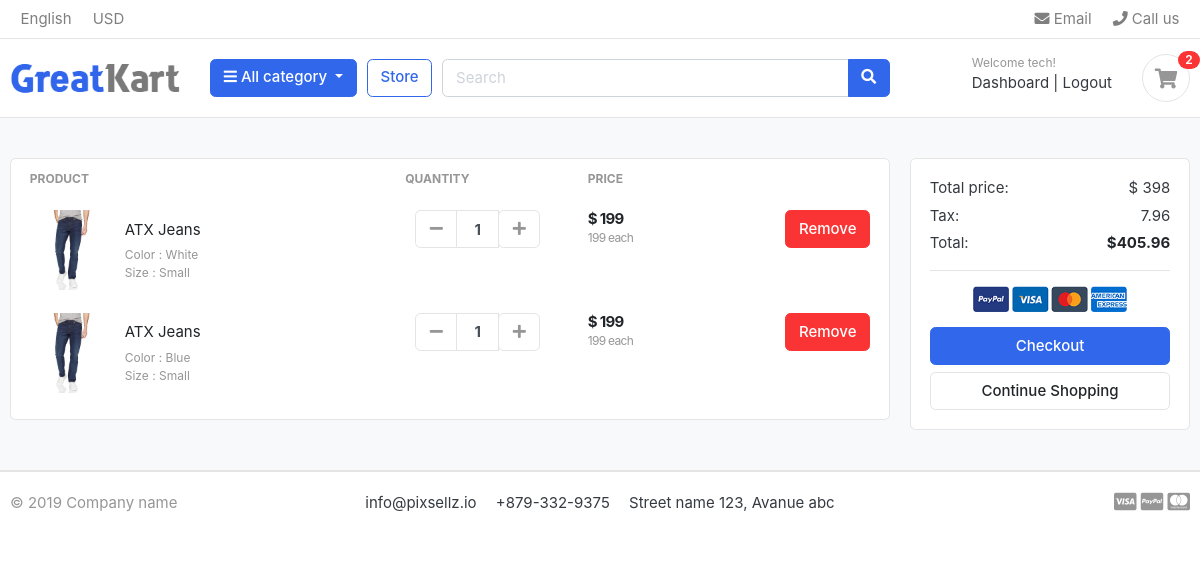
Page /cart/ (signed in) on the committed database.
### accounts/models.py (models this page shows, shortened)
class Account(AbstractBaseUser):
    first_name     = models.CharField(max_length= 50)
    last_name      = models.CharField(max_length= 50)
    username       = models.CharField(max_length= 50, unique= True)
    email          = models.EmailField(max_length=100, unique = True)
    phone_number   = models.CharField(max_length=50)
    date_joined    = models.DateTimeField(auto_now_add=True)
    last_login     = models.DateTimeField(auto_now=True)
    is_admin       = models.BooleanField(default= False)
    is_staff       = models.BooleanField(default=False)
    is_active      = models.BooleanField(default= False)
    USERNAME_FIELD  ='email'
    REQUIRED_FIELDS = ['username','first_name','last_name']
    objects = MyAccountManager()

### carts/models.py (models this page shows, shortened)
class CartItem(models.Model):
    user = models.ForeignKey(Account,on_delete=models.CASCADE,null= True,blank=True)
    product = models.ForeignKey(Product, on_delete=models.CASCADE)
    variations = models.ManyToManyField(Variation, blank = True)
    cart    =models.ForeignKey(Cart, on_delete=models.CASCADE,null=True)
    quantity= models.IntegerField()
    is_active = models.BooleanField(default=True)
    def sub_total(self):
        return self.product.price * self.quantity

### store/models.py (models this page shows, shortened)
class Product(models.Model):
    product_name    = models.CharField(max_length= 200, unique= True)
    slug            = models.SlugField(max_length= 200, unique = True)
    description     = models.TextField(max_length= 500, blank= True)
    price           = models.IntegerField()
    images          = models.ImageField(upload_to= 'photos/products')
    stock           = models.IntegerField()
    is_available    = models.BooleanField(default= True)
    category        = models.ForeignKey(Category, on_delete=models.CASCADE)
    created_date    = models.DateTimeField(auto_now_add=True)
    modified_date   = models.DateTimeField(auto_now= True)
    def get_url(self):
        return reverse('product_detail', args=[self.category.slug,self.slug])

class Variation(models.Model):
    product = models.ForeignKey(Product,on_delete=models.CASCADE)
    variation_category = models.CharField(max_length=100, choices = variation_category_choice)
    variation_value = models.CharField(max_length=100)
    is_active = models.BooleanField(default=True)
    created_date = models.DateTimeField(auto_now=True)
    objects = VariationManager()

### carts/views.py (the view)
# urls.py: path('',views.cart, name = 'cart'),
def cart(request,total = 0, quantity= 0, cart_items = None):
    try:
        tax = 0
        grand_total = 0
        if request.user.is_authenticated:
            cart_items = CartItem.objects.filter(user = request.user, is_active = True)
        else:
            cart = Cart.objects.get(cart_id = _cart_id(request))
            cart_items = CartItem.objects.filter(cart = cart, is_active = True)
        for cart_item in cart_items:
            total += (cart_item.product.price * cart_item.quantity)
            quantity += cart_item.quantity
        tax = (2 * total)/100
        grand_total = tax + total
    except ObjectDoesNotExist:
        pass
    context = {
        'total': total,
        'quantity': quantity,
        'cart_items': cart_items,
        'tax':tax,
        'grand_total':grand_total
    }
    return render(request,'store/cart.html', context)

### carts/context_processors.py (called while the page is built)
def counters(request):
    cart_count = 0
    if 'admin' in request.path:
        return {}
    else:
        try:
            cart = Cart.objects.filter(cart_id =_cart_id(request))
            if request.user.is_authenticated:
                cart_items = CartItem.objects.all().filter(user= request.user)
            else:
                cart_items = CartItem.objects.all().filter(cart = cart[:1])
            for cart_item in cart_items:
                cart_count += cart_item.quantity
        except Cart.DoesNotExist:
            cart_count = 0
    return dict( cart_count = cart_count )

### carts/views.py (called while the page is built)
def _cart_id(request):
    cart = request.session.session_key
    if not cart:
        cart = request.session.create()
    return cart

### category/context_processors.py (called while the page is built)
def menu_links(request):
    links=Category.objects.all()
    return dict(links =links)

### category/models.py (called while the page is built)
    def get_url(self):
        return reverse('products_by_category', args = [self.slug])

### templates/store/cart.html (shortened to what this page needs)
{% extends "base.html" %}
{% load static %}
{% block content%}
<section class="section-content padding-y bg">
<div class="container">
{% if not cart_items %}
    <h2 class = "text-center"> Your Shopping Cart is Empty</h2>
    <br>
    <div class ="text-center">
        <a href = "{% url 'store' %}" class="btn btn-primary block"> Continue Shopping </a>
{% else %}
<div class="row">
	<aside class="col-lg-9">
<div class="card">
<table class="table table-borderless table-shopping-cart">
<thead class="text-muted">
<tr class="small text-uppercase">
  <th scope="col">Product</th>
  <th scope="col" width="120">Quantity</th>
  <th scope="col" width="120">Price</th>
  <th scope="col" class="text-right" width="200"> </th>
</tr>
</thead>
<tbody>
{% for cart_item in cart_items %}
<tr>
	<td>
		<figure class="itemside align-items-center">
			<div class="aside"><img src="{{cart_item.product.images.url}}" class="img-sm"></div>
			<figcaption class="info">
				<a href="{{ cart_item.product.get_url }}" class="title text-dark">{{ cart_item.product.product_name}}</a>
				<p class="text-muted small">
					{% if cart_item.variations.all %}
						{% for item in cart_item.variations.all %}
							{{ item.variation_category | capfirst }} : {{ item.variation_value | capfirst }} <br>
						{% endfor %}
					{% endif %}
				</p>
			</figcaption>
		</figure>
	</td>
	<td>
					<div class="col">
						<div class="input-group input-spinner">
							<div class="input-group-prepend">
							<a href = "{% url 'remove_cart' cart_item.product.id cart_item.id %}"class="btn btn-light" type="button" id="button-plus"> <i class="fa fa-minus"></i> </a>
							</div>
							<input type="text" class="form-control"  value="{{cart_item.quantity}}">
							<div class="input-group-append">
								<form action="{% url 'add_cart' cart_item.product.id%}" method = "POST">
									<button  class="btn btn-light" type="submit" id="button-minus"> <i class="fa fa-plus"></i> </button>
								</form>
							</div>
						</div>
					</div>
	</td>
	<td>
		<div class="price-wrap">
			<var class="price">$ {{cart_item.sub_total}}</var>
			<small class="text-muted"> {{ cart_item.product.price }} each </small>
		</div>
	</td>
	<td class="text-right">
	<a href="{% url 'remove_cart_item' cart_item.product.id cart_item.id %}" onclick ="return confirm('Are you sure you want to delete this item')" class="btn btn-danger"> Remove</a>
	</td>
</tr>
{% endfor %}
</tbody>
</table>
</div>
	</aside>
	<aside class="col-lg-3">
		<div class="card">
		<div class="card-body">
			<dl class="dlist-align">
			  <dt>Total price:</dt>
			  <dd class="text-right">$ {{total}}</dd>
			</dl>
			<dl class="dlist-align">
			  <dt>Tax:</dt>
			  <dd class="text-right"> {{tax}}</dd>
			</dl>
			<dl class="dlist-align">
			  <dt>Total:</dt>
			  <dd class="text-right text-dark b"><strong>${{grand_total}}</strong></dd>
			</dl>
			<hr>
			<p class="text-center mb-3">
				<img src={% static "./images/misc/payments.png" %} height="26">
			</p>
			<a href="{% url 'checkout' %}" class="btn btn-primary btn-block"> Checkout </a>
			<a href="{% url 'store' %}" class="btn btn-light btn-block">Continue Shopping</a>
		</div>
		</div>
</aside>
</div>
{% endif %}
</div>
</section>
{% endblock %}

### templates/includes/navbar.html (shortened to what this page needs)
{%load static %}
<header class="section-header">
<nav class="navbar p-md-0 navbar-expand-sm navbar-light border-bottom">
<div class="container">
  <div class="collapse navbar-collapse" id="navbarTop4">
    <ul class="navbar-nav mr-auto">
    	<li class="nav-item dropdown">
		 	<a href="#" class="nav-link">   English </a>
		</li>
		<li class="nav-item dropdown">
			<a href="#" class="nav-link"> USD </a>
		</li>
    </ul>
    <ul class="navbar-nav">
		<li><a href="#" class="nav-link"> <i class="fa fa-envelope"></i> Email </a></li>
		<li><a href="#" class="nav-link"> <i class="fa fa-phone"></i> Call us </a></li>
	</ul>
  </div>
</div>
</nav>
<section class="header-main border-bottom">
	<div class="container">
<div class="row align-items-center">
	<div class="col-lg-2 col-md-3 col-6">
		<a href="{% url 'home' %}" class="brand-wrap">
			<img class="logo" src="{%static './images/logo.png'%}">
		</a>
	</div>
	<div class="col-lg col-sm col-md col-6 flex-grow-0">
		<div class="category-wrap dropdown d-inline-block float-right">
			<button type="button" class="btn btn-primary dropdown-toggle" data-toggle="dropdown">
				<i class="fa fa-bars"></i> All category
			</button>
		</div>
	</div>
	<a href="{% url 'store' %}" class="btn btn-outline-primary">Store</a>
	<div class="col-lg  col-md-6 col-sm-12 col">
		<form action="{% url 'search' %}" class="search" method= 'GET'>
			<div class="input-group w-100">
			    <input type="text" class="form-control" style="width:60%;" placeholder="Search"  name='keyword'>
			    <div class="input-group-append">
			      <button class="btn btn-primary" type="submit">
			        <i class="fa fa-search"></i>
			      </button>
			    </div>
		    </div>
		</form>
	</div>
	<div class="col-lg-3 col-sm-6 col-8 order-2 order-lg-3">
				<div class="d-flex justify-content-end mb-3 mb-lg-0">
					{% if user.id is None %}
					<div class="widget-header">
						<small class="title text-muted">Welcome guest!</small>
						<div>
							<a href="{% url 'login' %}">Sign in</a> <span class="dark-transp"> | </span>
							<a href="{% url 'register' %}"> Register</a>
						</div>
					</div>
					{% else %}
					<div class="widget-header">
						<small class="title text-muted">Welcome {{user.first_name}}!</small>
						<div>
							<a href="{% url 'dashboard' %}">Dashboard</a> <span class="dark-transp"> | </span>
							<a href="{% url 'logout' %}"> Logout</a>
						</div>
					</div>
					{% endif %}
					<a href="{% url 'cart' %}" class="widget-header pl-3 ml-3">
						<div class="icon icon-sm rounded-circle border"><i class="fa fa-shopping-cart"></i></div>
						<span class="badge badge-pill badge-danger notify">{{cart_count}}</span>
					</a>
				</div>
			</div>
</div>
	</div>
</section>

### greatkart/static/css/ui.css (style rules this page uses)
html { font-family: "Inter", sans-serif; font-size: 15px; }
.price-wrap { letter-spacing: -0.7px; }
.icon-xs, .icon-sm, .icon-md, .icon-lg { display: inline-block; text-align: center; flex-shrink: 0; flex-grow: 0; }
.icon-sm { width: 48px; height: 48px; line-height: 48px !important; font-size: 20px; }
.img-xs, .img-sm, .img-md, .img-lg { -o-object-fit: cover; object-fit: cover; flex-shrink: 0; flex-grow: 0; }
.img-sm { width: 80px; height: 80px; }
.padding-y { padding-top: 40px; padding-bottom: 40px; }
var { font-style: normal; }
figure { margin-bottom: 0; }
.bg { background-color: #f8f9fa; }
.b { font-weight: 600; }
p:last-child { margin-bottom: 0; }
.header-main { position: relative; padding-top: 1rem; padding-bottom: 1rem; }
.brand-wrap .logo, .navbar-brand .logo { margin-right: 7px; max-height: 42px; display: inline-block; }
.widget-header { display: inline-block; vertical-align: middle; position: relative; }
.widget-header a { color: #343a40; }
.widget-header i { color: #969696; }
.widget-header .title { display: block; }
.widget-header .notify { position: absolute; top: -3px; right: -10px; }
.btn-light { background-color: #fff; border-color: #e4e4e4; }
.btn-light i { color: #969696; }
.itemside { position: relative; display: flex; width: 100%; }
.itemside .aside { position: relative; flex-shrink: 0; }
.itemside .info { padding-left: 15px; padding-right: 7px; }
.itemside p { margin-bottom: 0; }
.itemside .title { display: block; margin-bottom: 5px; color: #212529; }
[class*=dlist-] { margin-bottom: 5px; }
[class*=dlist-] dd { margin-bottom: 0; }
.dlist-align { display: flex; }
.dlist-align dt { width: 150px; word-wrap: break-word; font-weight: normal; }
.dlist-align dd { flex-grow: 1; }
.notify { position: absolute; top: -4px; right: -10px; display: inline-block; padding: 0.25em 0.6em; font-size: 12px; line-height: 1; text-align: center; border-radius: 3rem; color: #fff; background-color: #fa3434; }
.price { font-weight: 600; color: #212529; }
.input-spinner { width: 125px; flex-wrap: nowrap; display: inline-flex; vertical-align: middle; }
.input-spinner input.form-control { text-align: center; max-width: 46px; font-weight: bold; flex-basis: 46px; border-color: #e4e4e4; flex-grow: 0; }
.input-spinner .btn { width: 42px; text-align: center; padding-left: 0.5rem; padding-right: 0.5rem; }
.table-shopping-cart.table td, .table-shopping-cart.table th { padding-left: 1.25rem; padding-right: 1.25rem; }
.table-shopping-cart .price-wrap { line-height: 1.2; }
.table-shopping-cart .price { font-weight: bold; margin-right: 5px; display: block; }

### rows in the picture
Account: first_name "tech"
CartItem: product.images (picture), product.product_name "ATX Jeans", quantity "1", sub_total "199", product.price "199"
Variation: variation_category "Color", variation_value "White"
Variation: variation_category "Size", variation_value "Small"
CartItem: product.images (picture), product.product_name "ATX Jeans", quantity "1", sub_total "199", product.price "199"
Variation: variation_category "Color", variation_value "Blue"

### other values in the picture
{{ cart_count }} "2"
{{ total }} "398"
{{ tax }} "7.96"
{{ grand_total }} "405.96"
